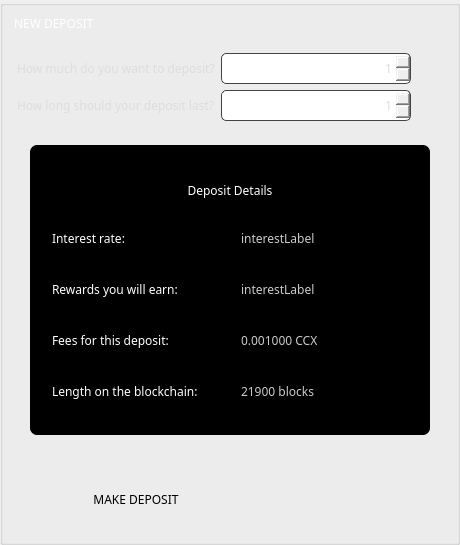
          <widget class="QGroupBox" name="groupBox_6">
           <property name="sizePolicy">
            <sizepolicy hsizetype="Fixed" vsizetype="Preferred">
             <horstretch>0</horstretch>
             <verstretch>0</verstretch>
            </sizepolicy>
           </property>
           <property name="styleSheet">
            <string notr="true">border-right: 1px solid #444;
</string>
           </property>
           <property name="title">
            <string/>
           </property>
           <property name="alignment">
            <set>Qt::AlignCenter</set>
           </property>
           <layout class="QVBoxLayout" name="verticalLayout_3">
            <property name="topMargin">
             <number>9</number>
            </property>
            <item>
             <widget class="QLabel" name="title_newDeposit">
              <property name="font">
               <font>
                <family>Poppins</family>
               </font>
              </property>
              <property name="styleSheet">
               <string notr="true">color: #fff;
background: transparent;

border: none;
text-align: left;
</string>
              </property>
              <property name="text">
               <string>NEW DEPOSIT</string>
              </property>
             </widget>
            </item>
            <item>
             <widget class="QGroupBox" name="depositGroup">
              <property name="sizePolicy">
               <sizepolicy hsizetype="Preferred" vsizetype="Preferred">
                <horstretch>0</horstretch>
                <verstretch>0</verstretch>
               </sizepolicy>
              </property>
              <property name="styleSheet">
               <string notr="true">border: none;</string>
              </property>
              <layout class="QFormLayout" name="formLayout">
               <property name="leftMargin">
                <number>0</number>
               </property>
               <item row="0" column="0">
                <widget class="QLabel" name="label">
                 <property name="minimumSize">
                  <size>
                   <width>0</width>
                   <height>31</height>
                  </size>
                 </property>
                 <property name="maximumSize">
                  <size>
                   <width>16777215</width>
                   <height>31</height>
                  </size>
                 </property>
                 <property name="sizeIncrement">
                  <size>
                   <width>0</width>
                   <height>50</height>
                  </size>
                 </property>
                 <property name="font">
                  <font>
                   <family>Poppins</family>
                   <weight>50</weight>
                   <bold>false</bold>
                  </font>
                 </property>
                 <property name="styleSheet">
                  <string notr="true">color: #ddd;  
border: none;</string>
                 </property>
                 <property name="text">
                  <string>How much do you want to deposit?</string>
                 </property>
                 <property name="alignment">
                  <set>Qt::AlignLeading|Qt::AlignLeft|Qt::AlignVCenter</set>
                 </property>
                </widget>
               </item>
               <item row="0" column="1">
                <widget class="QDoubleSpinBox" name="m_amountSpin">
                 <property name="minimumSize">
                  <size>
                   <width>0</width>
                   <height>31</height>
                  </size>
                 </property>
                 <property name="maximumSize">
                  <size>
                   <width>190</width>
                   <height>31</height>
                  </size>
                 </property>
                 <property name="sizeIncrement">
                  <size>
                   <width>0</width>
                   <height>0</height>
                  </size>
                 </property>
                 <property name="font">
                  <font>
                   <family>Poppins</family>
                  </font>
                 </property>
                 <property name="styleSheet">
                  <string notr="true">color: #ddd;

border: 1px solid #444;
border-radius: 5px; 
</string>
                 </property>
                 <property name="alignment">
                  <set>Qt::AlignRight|Qt::AlignTrailing|Qt::AlignVCenter</set>
                 </property>
                 <property name="decimals">
                  <number>0</number>
                 </property>
                 <property name="minimum">
                  <double>1.000000000000000</double>
                 </property>
                 <property name="maximum">
                  <double>20000000.000000000000000</double>
                 </property>
                </widget>
               </item>
               <item row="1" column="0">
                <widget class="QLabel" name="label_3">
                 <property name="minimumSize">
                  <size>
                   <width>0</width>
                   <height>31</height>
                  </size>
                 </property>
                 <property name="maximumSize">
                  <size>
                   <width>16777215</width>
                   <height>31</height>
                  </size>
                 </property>
                 <property name="sizeIncrement">
                  <size>
                   <width>0</width>
                   <height>50</height>
                  </size>
                 </property>
                 <property name="font">
                  <font>
                   <family>Poppins</family>
                   <weight>50</weight>
                   <bold>false</bold>
                  </font>
                 </property>
                 <property name="styleSheet">
                  <string notr="true">color: #ddd;  

border: none;</string>
                 </property>
                 <property name="text">
                  <string>How long should your deposit last?</string>
                 </property>
                 <property name="alignment">
                  <set>Qt::AlignLeading|Qt::AlignLeft|Qt::AlignVCenter</set>
                 </property>
                </widget>
               </item>
               <item row="1" column="1">
                <widget class="QSpinBox" name="m_timeSpin">
                 <property name="minimumSize">
                  <size>
                   <width>0</width>
                   <height>31</height>
                  </size>
                 </property>
                 <property name="maximumSize">
                  <size>
                   <width>190</width>
                   <height>31</height>
                  </size>
                 </property>
                 <property name="sizeIncrement">
                  <size>
                   <width>0</width>
                   <height>50</height>
                  </size>
                 </property>
                 <property name="font">
                  <font>
                   <family>Poppins</family>
                  </font>
                 </property>
                 <property name="styleSheet">
                  <string notr="true">color: #ddd;

border: 1px solid #444;
border-radius: 5px; 
</string>
                 </property>
                 <property name="alignment">
                  <set>Qt::AlignRight|Qt::AlignTrailing|Qt::AlignVCenter</set>
                 </property>
                 <property name="minimum">
                  <number>1</number>
                 </property>
                 <property name="maximum">
                  <number>12</number>
                 </property>
                </widget>
               </item>
              </layout>
             </widget>
            </item>
            <item>
             <widget class="QGroupBox" name="groupBox_12">
              <property name="sizePolicy">
               <sizepolicy hsizetype="Expanding" vsizetype="Minimum">
                <horstretch>0</horstretch>
                <verstretch>0</verstretch>
               </sizepolicy>
              </property>
              <property name="maximumSize">
               <size>
                <width>442</width>
                <height>310</height>
               </size>
              </property>
              <property name="styleSheet">
               <string notr="true">border: none;
padding: 0px;
margin: 0px;</string>
              </property>
              <layout class="QHBoxLayout" name="horizontalLayout_2">
               <property name="leftMargin">
                <number>0</number>
               </property>
               <property name="topMargin">
                <number>0</number>
               </property>
               <property name="rightMargin">
                <number>0</number>
               </property>
               <property name="bottomMargin">
                <number>0</number>
               </property>
               <item>
                <widget class="QLabel" name="empty_align_4">
                 <property name="sizePolicy">
                  <sizepolicy hsizetype="Expanding" vsizetype="Expanding">
                   <horstretch>0</horstretch>
                   <verstretch>0</verstretch>
                  </sizepolicy>
                 </property>
                 <property name="styleSheet">
                  <string notr="true">border: none;</string>
                 </property>
                 <property name="text">
                  <string/>
                 </property>
                 <property name="alignment">
                  <set>Qt::AlignCenter</set>
                 </property>
                </widget>
               </item>
               <item>
                <widget class="QGroupBox" name="groupBox_4">
                 <property name="sizePolicy">
                  <sizepolicy hsizetype="Preferred" vsizetype="Preferred">
                   <horstretch>0</horstretch>
                   <verstretch>0</verstretch>
                  </sizepolicy>
                 </property>
                 <property name="minimumSize">
                  <size>
                   <width>400</width>
                   <height>290</height>
                  </size>
                 </property>
                 <property name="maximumSize">
                  <size>
                   <width>16777215</width>
                   <height>290</height>
                  </size>
                 </property>
                 <property name="styleSheet">
                  <string notr="true">color: #fff; 
font-weight: normal; 
border-radius: 7px;
background-color: #000;
padding: 5px;</string>
                 </property>
                 <property name="title">
                  <string/>
                 </property>
                 <property name="alignment">
                  <set>Qt::AlignCenter</set>
                 </property>
                 <property name="flat">
                  <bool>false</bool>
                 </property>
                 <layout class="QGridLayout" name="gridLayout_11">
                  <item row="1" column="0">
                   <widget class="QLabel" name="label_5">
                    <property name="minimumSize">
                     <size>
                      <width>0</width>
                      <height>31</height>
                     </size>
                    </property>
                    <property name="maximumSize">
                     <size>
                      <width>16777215</width>
                      <height>31</height>
                     </size>
                    </property>
                    <property name="font">
                     <font>
                      <family>Poppins</family>
                      <weight>50</weight>
                      <bold>false</bold>
                     </font>
                    </property>
                    <property name="styleSheet">
                     <string notr="true">color: #fff;  font-weight: normal; border: none; </string>
                    </property>
                    <property name="text">
                     <string>Interest rate:</string>
                    </property>
                    <property name="alignment">
                     <set>Qt::AlignLeading|Qt::AlignLeft|Qt::AlignVCenter</set>
                    </property>
                   </widget>
                  </item>
                  <item row="3" column="0">
                   <widget class="QLabel" name="label_8">
                    <property name="minimumSize">
                     <size>
                      <width>0</width>
                      <height>31</height>
                     </size>
                    </property>
                    <property name="maximumSize">
                     <size>
                      <width>16777215</width>
                      <height>31</height>
                     </size>
                    </property>
                    <property name="font">
                     <font>
                      <family>Poppins</family>
                      <weight>50</weight>
                      <bold>false</bold>
                     </font>
                    </property>
                    <property name="styleSheet">
                     <string notr="true">color: #fff;  font-weight: normal; border: none; </string>
                    </property>
                    <property name="text">
                     <string>Fees for this deposit:</string>
                    </property>
                    <property name="alignment">
                     <set>Qt::AlignLeading|Qt::AlignLeft|Qt::AlignVCenter</set>
                    </property>
                   </widget>
                  </item>
                  <item row="0" column="0" colspan="2">
                   <widget class="QLabel" name="title_depositDetails">
                    <property name="minimumSize">
                     <size>
                      <width>0</width>
                      <height>30</height>
                     </size>
                    </property>
                    <property name="maximumSize">
                     <size>
                      <width>16777215</width>
                      <height>25</height>
                     </size>
                    </property>
                    <property name="font">
                     <font>
                      <family>Poppins</family>
                      <weight>50</weight>
                      <bold>false</bold>
                     </font>
                    </property>
                    <property name="styleSheet">
                     <string notr="true">color: #fff;
background: transparent;


border: none;
text-align: left;
</string>
                    </property>
                    <property name="text">
                     <string>Deposit Details</string>
                    </property>
                    <property name="alignment">
                     <set>Qt::AlignCenter</set>
                    </property>
                   </widget>
                  </item>
                  <item row="3" column="1">
                   <widget class="QLabel" name="m_depositFeeLabel">
                    <property name="sizePolicy">
                     <sizepolicy hsizetype="Preferred" vsizetype="Preferred">
                      <horstretch>0</horstretch>
                      <verstretch>0</verstretch>
                     </sizepolicy>
                    </property>
                    <property name="minimumSize">
                     <size>
                      <width>0</width>
                      <height>31</height>
                     </size>
                    </property>
                    <property name="maximumSize">
                     <size>
                      <width>16777215</width>
                      <height>31</height>
                     </size>
                    </property>
                    <property name="font">
                     <font>
                      <family>Poppins</family>
                      <weight>50</weight>
                      <bold>false</bold>
                     </font>
                    </property>
                    <property name="styleSheet">
                     <string notr="true">color: #ccc;  font-weight: normal; border: none; </string>
                    </property>
                    <property name="text">
                     <string>0.001000 CCX</string>
                    </property>
                    <property name="alignment">
                     <set>Qt::AlignLeading|Qt::AlignLeft|Qt::AlignVCenter</set>
                    </property>
                   </widget>
                  </item>
                  <item row="1" column="1">
                   <widget class="QLabel" name="m_interestRateLabel">
                    <property name="sizePolicy">
                     <sizepolicy hsizetype="Preferred" vsizetype="Preferred">
                      <horstretch>0</horstretch>
                      <verstretch>0</verstretch>
                     </sizepolicy>
                    </property>
                    <property name="minimumSize">
                     <size>
                      <width>0</width>
                      <height>31</height>
                     </size>
                    </property>
                    <property name="maximumSize">
                     <size>
                      <width>16777215</width>
                      <height>31</height>
                     </size>
                    </property>
                    <property name="font">
                     <font>
                      <family>Poppins</family>
                      <weight>50</weight>
                      <bold>false</bold>
                     </font>
                    </property>
                    <property name="styleSheet">
                     <string notr="true">color: #ccc;  font-weight: normal; border: none; </string>
                    </property>
                    <property name="text">
                     <string>interestLabel</string>
                    </property>
                    <property name="alignment">
                     <set>Qt::AlignLeading|Qt::AlignLeft|Qt::AlignVCenter</set>
                    </property>
                   </widget>
                  </item>
                  <item row="4" column="0">
                   <widget class="QLabel" name="label_19">
                    <property name="minimumSize">
                     <size>
                      <width>0</width>
                      <height>31</height>
                     </size>
                    </property>
                    <property name="maximumSize">
                     <size>
                      <width>16777215</width>
                      <height>31</height>
                     </size>
                    </property>
                    <property name="font">
                     <font>
                      <family>Poppins</family>
                      <weight>50</weight>
                      <bold>false</bold>
                     </font>
                    </property>
                    <property name="styleSheet">
                     <string notr="true">color: #fff;  font-weight: normal; border: none; </string>
                    </property>
                    <property name="text">
                     <string>Length on the blockchain:</string>
                    </property>
                    <property name="alignment">
                     <set>Qt::AlignLeading|Qt::AlignLeft|Qt::AlignVCenter</set>
                    </property>
                   </widget>
                  </item>
                  <item row="2" column="1">
                   <widget class="QLabel" name="m_interestEarnedLabel">
                    <property name="minimumSize">
                     <size>
                      <width>0</width>
                      <height>31</height>
                     </size>
                    </property>
                    <property name="maximumSize">
                     <size>
                      <width>16777215</width>
                      <height>31</height>
                     </size>
                    </property>
                    <property name="font">
                     <font>
                      <family>Poppins</family>
                      <weight>50</weight>
                      <bold>false</bold>
                     </font>
                    </property>
                    <property name="styleSheet">
                     <string notr="true">color: #ccc;  font-weight: normal; border: none; </string>
                    </property>
                    <property name="text">
                     <string>interestLabel</string>
                    </property>
                    <property name="alignment">
                     <set>Qt::AlignLeading|Qt::AlignLeft|Qt::AlignVCenter</set>
                    </property>
                   </widget>
                  </item>
                  <item row="4" column="1">
                   <widget class="QLabel" name="m_timeLabel">
                    <property name="minimumSize">
                     <size>
                      <width>0</width>
                      <height>31</height>
                     </size>
                    </property>
                    <property name="maximumSize">
                     <size>
                      <width>16777215</width>
                      <height>31</height>
                     </size>
                    </property>
                    <property name="font">
                     <font>
                      <family>Poppins</family>
                      <weight>50</weight>
                      <bold>false</bold>
                     </font>
                    </property>
                    <property name="styleSheet">
                     <string notr="true">color: #ccc;  font-weight: normal; border: none; </string>
                    </property>
                    <property name="text">
                     <string>21900 blocks</string>
                    </property>
                    <property name="alignment">
                     <set>Qt::AlignLeading|Qt::AlignLeft|Qt::AlignVCenter</set>
                    </property>
                   </widget>
                  </item>
                  <item row="2" column="0">
                   <widget class="QLabel" name="label_6">
                    <property name="minimumSize">
                     <size>
                      <width>0</width>
                      <height>31</height>
                     </size>
                    </property>
                    <property name="maximumSize">
                     <size>
                      <width>16777215</width>
                      <height>31</height>
                     </size>
                    </property>
                    <property name="font">
                     <font>
                      <family>Poppins</family>
                      <weight>50</weight>
                      <bold>false</bold>
                     </font>
                    </property>
                    <property name="styleSheet">
                     <string notr="true">color: #fff;  font-weight: normal; border: none; </string>
                    </property>
                    <property name="text">
                     <string>Rewards you will earn:</string>
                    </property>
                    <property name="alignment">
                     <set>Qt::AlignLeading|Qt::AlignLeft|Qt::AlignVCenter</set>
                    </property>
                   </widget>
                  </item>
                 </layout>
                </widget>
               </item>
               <item>
                <widget class="QLabel" name="empty_align_5">
                 <property name="sizePolicy">
                  <sizepolicy hsizetype="Expanding" vsizetype="Expanding">
                   <horstretch>0</horstretch>
                   <verstretch>0</verstretch>
                  </sizepolicy>
                 </property>
                 <property name="styleSheet">
                  <string notr="true">border: none;</string>
                 </property>
                 <property name="text">
                  <string/>
                 </property>
                 <property name="alignment">
                  <set>Qt::AlignCenter</set>
                 </property>
                </widget>
               </item>
              </layout>
             </widget>
            </item>
            <item>
             <widget class="QLabel" name="empty_align_6">
              <property name="sizePolicy">
               <sizepolicy hsizetype="Expanding" vsizetype="Expanding">
                <horstretch>0</horstretch>
                <verstretch>0</verstretch>
               </sizepolicy>
              </property>
              <property name="styleSheet">
               <string notr="true">border: none;</string>
              </property>
              <property name="text">
               <string/>
              </property>
              <property name="alignment">
               <set>Qt::AlignCenter</set>
              </property>
             </widget>
            </item>
            <item>
             <widget class="QGroupBox" name="groupBox_11">
              <property name="sizePolicy">
               <sizepolicy hsizetype="Expanding" vsizetype="Minimum">
                <horstretch>0</horstretch>
                <verstretch>0</verstretch>
               </sizepolicy>
              </property>
              <property name="styleSheet">
               <string notr="true">border: none;</string>
              </property>
              <layout class="QHBoxLayout" name="horizontalLayout_3">
               <item>
                <widget class="QPushButton" name="b1_depositButton_2">
                 <property name="sizePolicy">
                  <sizepolicy hsizetype="Expanding" vsizetype="Fixed">
                   <horstretch>0</horstretch>
                   <verstretch>0</verstretch>
                  </sizepolicy>
                 </property>
                 <property name="minimumSize">
                  <size>
                   <width>220</width>
                   <height>40</height>
                  </size>
                 </property>
                 <property name="maximumSize">
                  <size>
                   <width>220</width>
                   <height>16777215</height>
                  </size>
                 </property>
                 <property name="font">
                  <font>
                   <family>Poppins</family>
                  </font>
                 </property>
                 <property name="styleSheet">
                  <string notr="true"/>
                 </property>
                 <property name="text">
                  <string>MAKE DEPOSIT</string>
                 </property>
                </widget>
               </item>
               <item>
                <widget class="QLabel" name="empty_align_7">
                 <property name="sizePolicy">
                  <sizepolicy hsizetype="Expanding" vsizetype="Minimum">
                   <horstretch>0</horstretch>
                   <verstretch>0</verstretch>
                  </sizepolicy>
                 </property>
                 <property name="styleSheet">
                  <string notr="true">border: none;</string>
                 </property>
                 <property name="text">
                  <string/>
                 </property>
                 <property name="alignment">
                  <set>Qt::AlignCenter</set>
                 </property>
                </widget>
               </item>
               <item>
                <widget class="QLabel" name="empty_align_8">
                 <property name="sizePolicy">
                  <sizepolicy hsizetype="Expanding" vsizetype="Minimum">
                   <horstretch>0</horstretch>
                   <verstretch>0</verstretch>
                  </sizepolicy>
                 </property>
                 <property name="styleSheet">
                  <string notr="true">border: none;</string>
                 </property>
                 <property name="text">
                  <string/>
                 </property>
                 <property name="alignment">
                  <set>Qt::AlignCenter</set>
                 </property>
                </widget>
               </item>
              </layout>
             </widget>
            </item>
           </layout>
          </widget>
